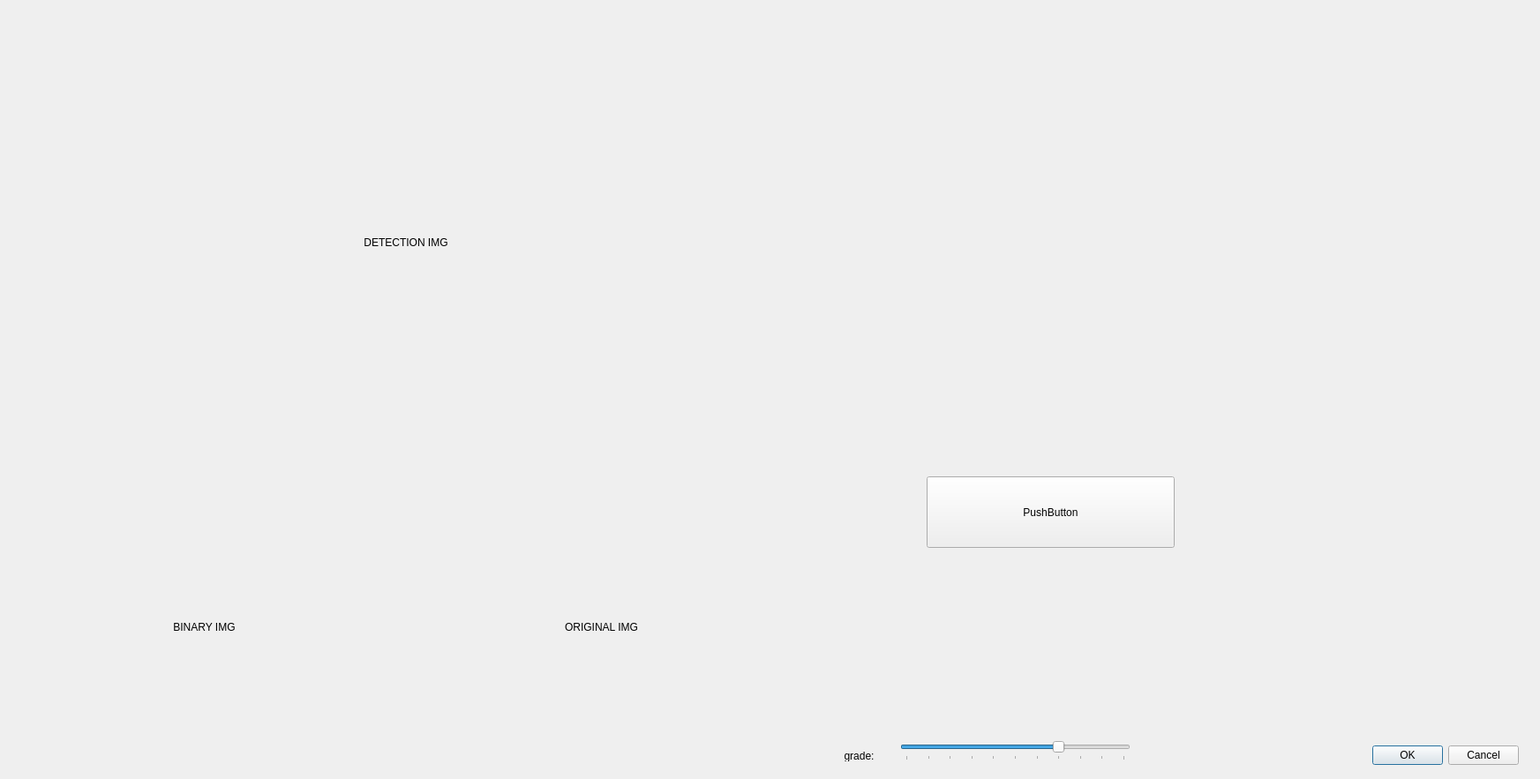
<?xml version="1.0" encoding="UTF-8"?>
<ui version="4.0">
 <class>DeepPavementsLabelerDialogBase</class>
 <widget class="QDialog" name="DeepPavementsLabelerDialogBase">
  <property name="geometry">
   <rect>
    <x>0</x>
    <y>0</y>
    <width>1745</width>
    <height>883</height>
   </rect>
  </property>
  <property name="windowTitle">
   <string>Deep Pavements Labeler</string>
  </property>
  <property name="modal">
   <bool>false</bool>
  </property>
  <widget class="QDialogButtonBox" name="button_box">
   <property name="geometry">
    <rect>
     <x>1380</x>
     <y>840</y>
     <width>341</width>
     <height>32</height>
    </rect>
   </property>
   <property name="orientation">
    <enum>Qt::Horizontal</enum>
   </property>
   <property name="standardButtons">
    <set>QDialogButtonBox::Cancel|QDialogButtonBox::Ok</set>
   </property>
  </widget>
  <widget class="QgsFileWidget" name="root_folder_selector">
   <property name="geometry">
    <rect>
     <x>910</x>
     <y>30</y>
     <width>801</width>
     <height>41</height>
    </rect>
   </property>
  </widget>
  <widget class="QLabel" name="detection_imglabel">
   <property name="geometry">
    <rect>
     <x>10</x>
     <y>10</y>
     <width>900</width>
     <height>530</height>
    </rect>
   </property>
   <property name="autoFillBackground">
    <bool>true</bool>
   </property>
   <property name="text">
    <string>DETECTION IMG</string>
   </property>
   <property name="alignment">
    <set>Qt::AlignCenter</set>
   </property>
  </widget>
  <widget class="QPushButton" name="default_button">
   <property name="geometry">
    <rect>
     <x>1050</x>
     <y>540</y>
     <width>281</width>
     <height>81</height>
    </rect>
   </property>
   <property name="text">
    <string>PushButton</string>
   </property>
  </widget>
  <widget class="QLabel" name="binary_imglabel">
   <property name="geometry">
    <rect>
     <x>10</x>
     <y>550</y>
     <width>443</width>
     <height>321</height>
    </rect>
   </property>
   <property name="autoFillBackground">
    <bool>true</bool>
   </property>
   <property name="text">
    <string>BINARY IMG</string>
   </property>
   <property name="alignment">
    <set>Qt::AlignCenter</set>
   </property>
  </widget>
  <widget class="QLabel" name="orig_imglabel">
   <property name="geometry">
    <rect>
     <x>460</x>
     <y>550</y>
     <width>443</width>
     <height>321</height>
    </rect>
   </property>
   <property name="autoFillBackground">
    <bool>true</bool>
   </property>
   <property name="text">
    <string>ORIGINAL IMG</string>
   </property>
   <property name="alignment">
    <set>Qt::AlignCenter</set>
   </property>
  </widget>
  <widget class="QSlider" name="grade_slider">
   <property name="geometry">
    <rect>
     <x>1020</x>
     <y>840</y>
     <width>261</width>
     <height>22</height>
    </rect>
   </property>
   <property name="maximum">
    <number>10</number>
   </property>
   <property name="value">
    <number>7</number>
   </property>
   <property name="orientation">
    <enum>Qt::Horizontal</enum>
   </property>
   <property name="tickPosition">
    <enum>QSlider::TicksBelow</enum>
   </property>
  </widget>
  <widget class="QLabel" name="label">
   <property name="geometry">
    <rect>
     <x>950</x>
     <y>850</y>
     <width>47</width>
     <height>13</height>
    </rect>
   </property>
   <property name="layoutDirection">
    <enum>Qt::LeftToRight</enum>
   </property>
   <property name="text">
    <string>grade:</string>
   </property>
   <property name="alignment">
    <set>Qt::AlignCenter</set>
   </property>
  </widget>
 </widget>
 <customwidgets>
  <customwidget>
   <class>QgsFileWidget</class>
   <extends>QWidget</extends>
   <header>qgsfilewidget.h</header>
  </customwidget>
 </customwidgets>
 <resources/>
 <connections>
  <connection>
   <sender>button_box</sender>
   <signal>accepted()</signal>
   <receiver>DeepPavementsLabelerDialogBase</receiver>
   <slot>accept()</slot>
   <hints>
    <hint type="sourcelabel">
     <x>20</x>
     <y>20</y>
    </hint>
    <hint type="destinationlabel">
     <x>20</x>
     <y>20</y>
    </hint>
   </hints>
  </connection>
  <connection>
   <sender>button_box</sender>
   <signal>rejected()</signal>
   <receiver>DeepPavementsLabelerDialogBase</receiver>
   <slot>reject()</slot>
   <hints>
    <hint type="sourcelabel">
     <x>20</x>
     <y>20</y>
    </hint>
    <hint type="destinationlabel">
     <x>20</x>
     <y>20</y>
    </hint>
   </hints>
  </connection>
 </connections>
</ui>
